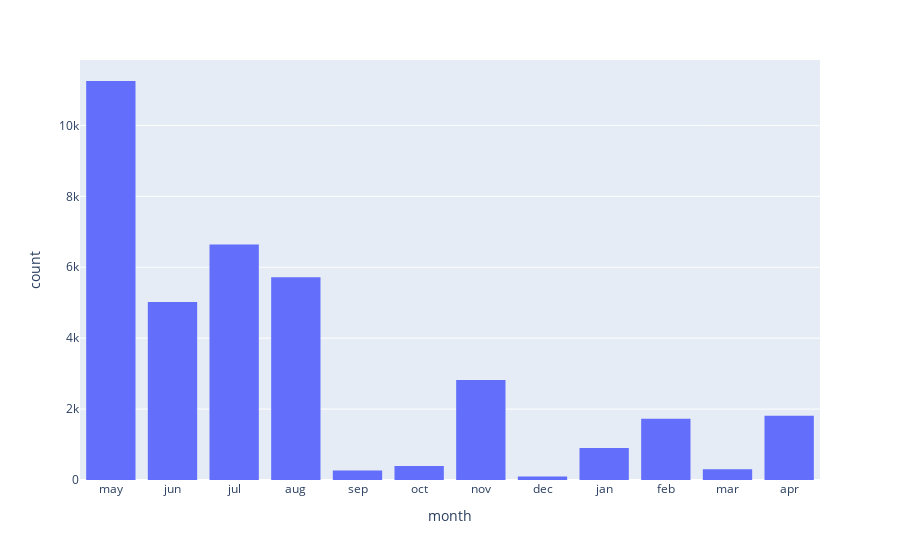

Notebook code for this chart:
### Markdown cell above
From this table, it is visible that there are big differences based on job type in whether the person accepted the offer or not. For this reason, I will not use RareLabelEncoder for now.

### Code cell
fig = px.histogram(data, x = 'month', category_orders=dict(month=["may", "jun", "jul", "aug", 'sep', 'oct', 'nov', 'dec', 'jan', 'feb', 'mar', 'apr']))
fig.show()

### Figure 1 — Plotly figure (JSON) as saved in the notebook; plotly's stock layout.template omitted (floating-point values rounded to 4 significant figures; data arrays with more than 128 entries replaced by an {"elided": "..."} marker saying what was removed)
{"data": [{"alignmentgroup": "True", "bingroup": "x", "hovertemplate": "month=%{x}<br>count=%{y}<extra></extra>", "legendgroup": "", "marker": {"color": "#636efa", "pattern": {"shape": ""}}, "name": "", "offsetgroup": "", "orientation": "v", "showlegend": false, "type": "histogram", "x": {"elided": "36954 str values"}, "xaxis": "x", "yaxis": "y"}], "layout": {"autosize": true, "barmode": "relative", "legend": {"tracegroupgap": 0}, "margin": {"t": 60}, "xaxis": {"anchor": "y", "autorange": true, "categoryarray": ["may", "jun", "jul", "aug", "sep", "oct", "nov", "dec", "jan", "feb", "mar", "apr"], "categoryorder": "array", "domain": [0, 1], "range": [-0.5, 11.5], "title": {"text": "month"}, "type": "category"}, "yaxis": {"anchor": "x", "autorange": true, "domain": [0, 1], "range": [0, 11840.0], "title": {"text": "count"}}}}
